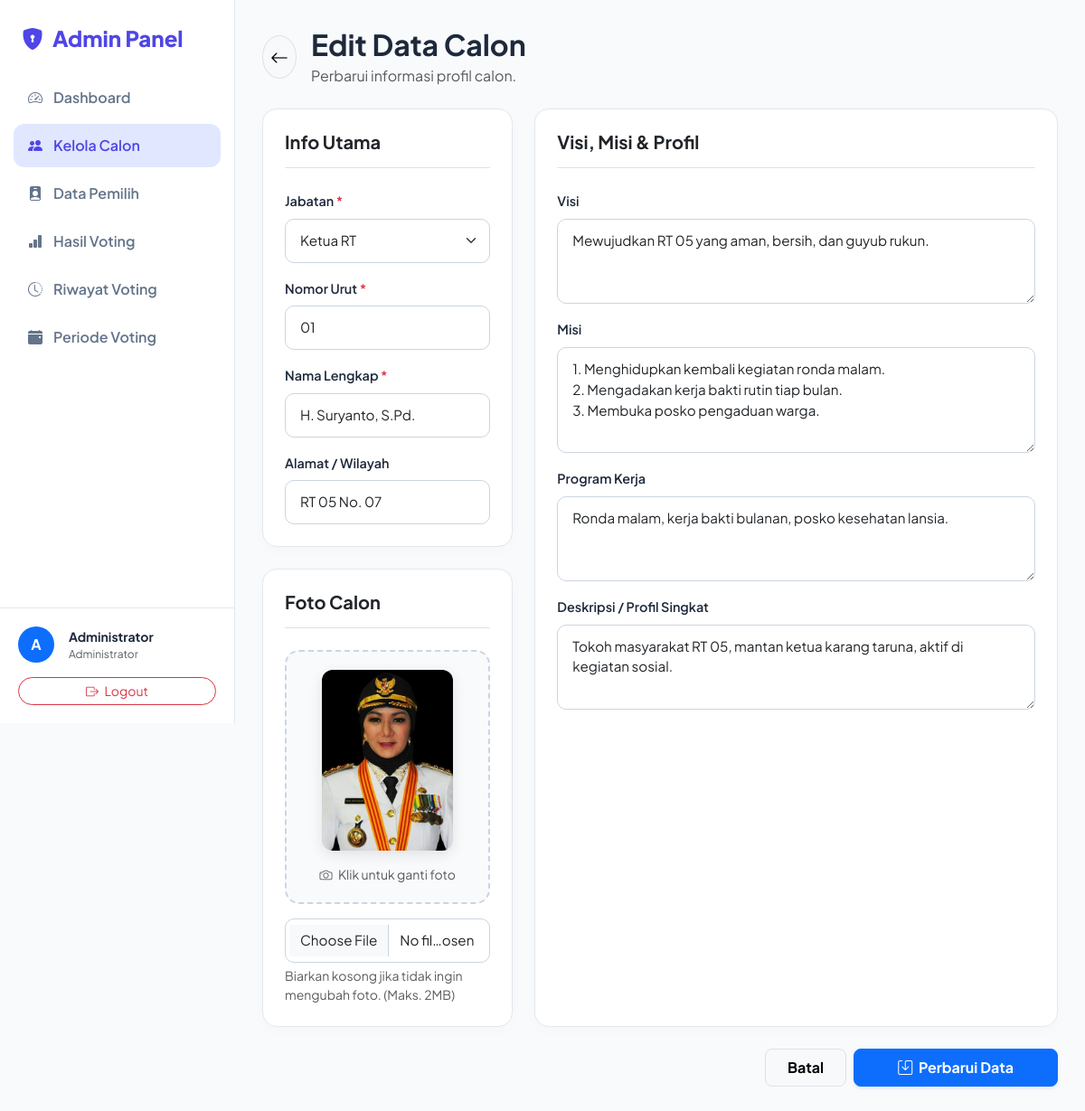
Page /vote_suara/admin/edit-calon.php?id=1 (signed in) on the committed database.
### tables this page shows
CREATE TABLE `calon` (
  `id` int(11) NOT NULL,
  `nomor_urut` varchar(10) NOT NULL,
  `nama` varchar(100) NOT NULL,
  `jabatan` enum('Ketua RT','Ketua RW') NOT NULL,
  `foto` varchar(255) DEFAULT NULL,
  `alamat` varchar(150) DEFAULT NULL,
  `visi` text DEFAULT NULL,
  `misi` text DEFAULT NULL,
  `program_kerja` text DEFAULT NULL,
  `deskripsi` text DEFAULT NULL,
  `created_at` datetime NOT NULL DEFAULT current_timestamp()
);

### vote_suara/config/koneksi.php (called while the page is built, shortened)
<?php
function e(?string $str): string {
    return htmlspecialchars((string)$str, ENT_QUOTES, 'UTF-8');
}

### vote_suara/admin/edit-calon.php (the view, shortened to what this page needs)
<?php
require_once __DIR__ . '/../config/koneksi.php';
$id = isset($_GET['id']) ? (int)$_GET['id'] : 0;
$stmt = $pdo->prepare("SELECT * FROM calon WHERE id = ?");
$stmt->execute([$id]);
$calon = $stmt->fetch();
$old = $calon;
?>
<!DOCTYPE html>
<html lang="id">
<head>
    <link href="https://cdn.jsdelivr.net/npm/bootstrap@5.3.3/dist/css/bootstrap.min.css" rel="stylesheet">
    <link rel="stylesheet" href="https://cdn.jsdelivr.net/npm/bootstrap-icons@1.11.3/font/bootstrap-icons.min.css">
</head>
<body>
    <div class="sidebar" id="sidebar">
        <a href="<?= BASE_URL ?>/admin/dashboard.php" class="sidebar-brand">
            <i class="bi bi-shield-lock-fill"></i> Admin Panel
        </a>
        <ul class="sidebar-menu">
            <li><a href="<?= BASE_URL ?>/admin/dashboard.php"><i class="bi bi-speedometer2"></i> Dashboard</a></li>
            <li><a href="<?= BASE_URL ?>/admin/calon.php" class="active"><i class="bi bi-people-fill"></i> Kelola Calon</a></li>
            <li><a href="<?= BASE_URL ?>/admin/pemilih.php"><i class="bi bi-person-badge-fill"></i> Data Pemilih</a></li>
            <li><a href="<?= BASE_URL ?>/admin/hasil-voting.php"><i class="bi bi-bar-chart-fill"></i> Hasil Voting</a></li>
            <li><a href="<?= BASE_URL ?>/admin/riwayat-voting.php"><i class="bi bi-clock-history"></i> Riwayat Voting</a></li>
            <li><a href="<?= BASE_URL ?>/admin/periode.php"><i class="bi bi-calendar-event-fill"></i> Periode Voting</a></li>
        </ul>
        <div class="sidebar-footer">
            <div class="d-flex align-items-center gap-3 mb-3">
                <div class="bg-primary text-white rounded-circle d-flex align-items-center justify-content-center fw-bold" style="width: 40px; height: 40px;">
                    <?= strtoupper(substr($_SESSION['nama'], 0, 1)) ?>
                </div>
                <div>
                    <div class="fw-bold small"><?= e($_SESSION['nama']) ?></div>
                    <div class="text-muted" style="font-size: 0.75rem;">Administrator</div>
                </div>
            </div>
            <a href="<?= BASE_URL ?>/auth/logout.php" class="btn btn-outline-danger w-100 btn-sm rounded-pill" onclick="return confirm('Yakin ingin logout?')">
                <i class="bi bi-box-arrow-right me-1"></i> Logout
            </a>
        </div>
    </div>
    <div class="main-content">
        <div class="d-flex align-items-center gap-3 mb-4">
            <a href="<?= BASE_URL ?>/admin/calon.php" class="btn btn-light border rounded-circle p-2" title="Kembali">
                <i class="bi bi-arrow-left fs-5"></i>
            </a>
            <div>
                <h2 class="fw-bold mb-1">Edit Data Calon</h2>
                <p class="text-muted mb-0">Perbarui informasi profil calon.</p>
            </div>
        </div>
        <form method="POST" enctype="multipart/form-data">
            <div class="row g-4">
                <div class="col-lg-4">
                    <div class="card card-form p-4 mb-4">
                        <h5 class="fw-bold mb-4 border-bottom pb-3">Info Utama</h5>
                        <div class="mb-3">
                            <label class="form-label">Jabatan <span class="text-danger">*</span></label>
                            <select name="jabatan" class="form-select" required>
                                <option value="Ketua RT" <?= $old['jabatan'] === 'Ketua RT' ? 'selected' : '' ?>>Ketua RT</option>
                            </select>
                        </div>
                        <div class="mb-3">
                            <label class="form-label">Nomor Urut <span class="text-danger">*</span></label>
                            <input type="text" name="nomor_urut" class="form-control" value="<?= e($old['nomor_urut']) ?>" required>
                        </div>
                        <div class="mb-3">
                            <label class="form-label">Nama Lengkap <span class="text-danger">*</span></label>
                            <input type="text" name="nama" class="form-control" value="<?= e($old['nama']) ?>" required>
                        </div>
                        <div class="mb-0">
                            <label class="form-label">Alamat / Wilayah</label>
                            <input type="text" name="alamat" class="form-control" value="<?= e($old['alamat']) ?>">
                        </div>
                    </div>
                    <div class="card card-form p-4">
                        <h5 class="fw-bold mb-4 border-bottom pb-3">Foto Calon</h5>
                        <div class="preview-container mb-3" onclick="document.getElementById('inputFoto').click()" style="cursor: pointer;">
                            <?php
                                $path_fisik = __DIR__ . '/../images/' . $calon['foto'];
                                $tampil_foto = (!empty($calon['foto']) && file_exists($path_fisik))
                                    ? BASE_URL . '/images/' . $calon['foto']
                                    : 'https://ui-avatars.com/api/?name=' . urlencode($calon['nama']) . '&background=e2e8f0&color=64748b&size=300';
                            ?>
                            <img src="<?= $tampil_foto ?>" alt="Foto Saat Ini" id="previewFoto" class="preview-img mb-2">
                            <span class="text-muted small mt-2"><i class="bi bi-camera me-1"></i> Klik untuk ganti foto</span>
                        </div>
                        <input type="file" name="foto" id="inputFoto" class="form-control" accept="image/jpeg, image/png, image/webp" onchange="tampilkanPreview(this)">
                        <div class="form-text small mt-1">Biarkan kosong jika tidak ingin mengubah foto. (Maks. 2MB)</div>
                    </div>
                </div>
                <div class="col-lg-8">
                    <div class="card card-form p-4 h-100">
                        <h5 class="fw-bold mb-4 border-bottom pb-3">Visi, Misi & Profil</h5>
                        <div class="mb-3">
                            <label class="form-label">Visi</label>
                            <textarea name="visi" class="form-control" rows="3"><?= e($old['visi']) ?></textarea>
                        </div>
                        <div class="mb-3">
                            <label class="form-label">Misi</label>
                            <textarea name="misi" class="form-control" rows="4"><?= e($old['misi']) ?></textarea>
                        </div>
                        <div class="mb-3">
                            <label class="form-label">Program Kerja</label>
                            <textarea name="program_kerja" class="form-control" rows="3"><?= e($old['program_kerja']) ?></textarea>
                        </div>
                        <div class="mb-0">
                            <label class="form-label">Deskripsi / Profil Singkat</label>
                            <textarea name="deskripsi" class="form-control" rows="3"><?= e($old['deskripsi']) ?></textarea>
                        </div>
                    </div>
                </div>
            </div>
            <div class="d-flex justify-content-end gap-2 mt-4 mb-5">
                <a href="<?= BASE_URL ?>/admin/calon.php" class="btn btn-light border px-4 py-2 fw-bold rounded-3">Batal</a>
                <button type="submit" class="btn btn-primary px-5 py-2 fw-bold rounded-3 shadow-sm">
                    <i class="bi bi-save me-1"></i> Perbarui Data
                </button>
            </div>
        </form>
    </div>
</body>
</html>

### vote_suara/admin/edit-calon.php (style rules this page uses)
:root { --primary-color: #4f46e5; --dark-color: #1e293b; --light-bg: #f8fafc; --sidebar-width: 260px; }
body { font-family: 'Plus Jakarta Sans', sans-serif; background-color: var(--light-bg); color: var(--dark-color); overflow-x: hidden; }
.sidebar { width: var(--sidebar-width); height: 100vh; position: fixed; top: 0; left: 0; background: white; border-right: 1px solid #e2e8f0; z-index: 1000; display: flex; flex-direction: column; }
.sidebar-brand { padding: 24px; font-size: 1.5rem; font-weight: 800; color: var(--primary-color); text-decoration: none; display: flex; align-items: center; gap: 10px; }
.sidebar-menu { padding: 0 15px; list-style: none; flex-grow: 1; overflow-y: auto; }
.sidebar-menu li { margin-bottom: 5px; }
.sidebar-menu a { display: flex; align-items: center; gap: 12px; padding: 12px 16px; color: #64748b; text-decoration: none; border-radius: 12px; font-weight: 600; transition: all 0.2s; }
.sidebar-menu a:hover, .sidebar-menu a.active { background: #e0e7ff; color: var(--primary-color); }
.sidebar-footer { padding: 20px; border-top: 1px solid #e2e8f0; }
.main-content { margin-left: var(--sidebar-width); padding: 30px; min-height: 100vh; }
.card-form { background: white; border-radius: 16px; border: 1px solid #e2e8f0; box-shadow: 0 4px 15px rgba(0,0,0,0.02); }
.form-label { font-weight: 600; color: var(--dark-color); font-size: 0.9rem; }
.form-control, .form-select { border-radius: 10px; padding: 12px 16px; border: 1px solid #cbd5e1; font-size: 0.95rem; }
.preview-container { border: 2px dashed #cbd5e1; border-radius: 16px; padding: 20px; text-align: center; background: #f8fafc; transition: all 0.3s; height: 100%; display: flex; flex-direction: column; justify-content: center; align-items: center; min-height: 250px; }
.preview-img { max-width: 100%; max-height: 200px; border-radius: 12px; object-fit: cover; display: block; box-shadow: 0 4px 15px rgba(0,0,0,0.1); }

### rows in the picture
calon: jabatan "Ketua RT", nomor_urut "01", nama "H. Suryanto, S.Pd.", alamat "RT 05 No. 07", foto (picture), visi "Mewujudkan RT 05 yang aman, bersih, dan guyub rukun.", misi "1. Menghidupkan kembali kegiatan ronda malam. 2. Mengadakan kerja bakti rutin tiap bulan. 3. Membuka posko pengaduan warga.", program_kerja "Ronda malam, kerja bakti bulanan, posko kesehatan lansia.", deskripsi "Tokoh masyarakat RT 05, mantan ketua karang taruna, aktif di kegiatan sosial."

### other values in the picture
substr($_SESSION['nama'], 0, 1) "A"
$_SESSION['nama'] "Administrator"
